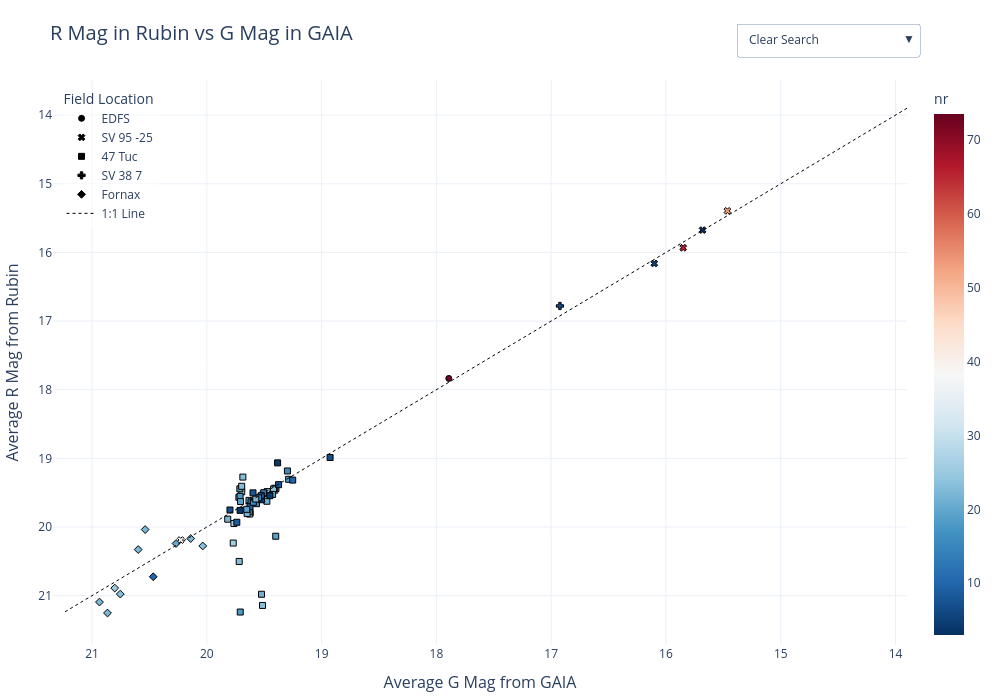

The code cell stored with this chart in its notebook:
### Code cell
diaObj_df["diaObjectId_str"] = diaObj_df["diaObjectId"].astype(str)
fig = px.scatter(
    diaObj_df[mask], 
    x="DR3_phot_g_mean_mag", 
    y="filt_mean_r_mag",
    color="nGoodr",
    symbol="DR3_field_loc_center",
    symbol_sequence=['circle', 'x', 'square', 'cross', 'diamond'],
    hover_name="diaObjectId_str",  
    color_continuous_scale=px.colors.diverging.RdBu_r,
    title="R Mag in Rubin vs G Mag in GAIA",
    hover_data=["in_Obj","DR3_best_classification"],
    labels={
        "in_Obj":"In Object Table",
        "DR3_phot_g_mean_mag": "Average G Mag from GAIA",
        "filt_mean_r_mag": "Average R Mag from Rubin",
        "nGoodr": "nr",
        "DR3_best_classification":"RRL Class"
    }
)


line_range = [
    min(diaObj_df["filt_mean_r_mag"].min(), diaObj_df["DR3_phot_g_mean_mag"].min()),
    max(diaObj_df["filt_mean_r_mag"].max(), diaObj_df["DR3_phot_g_mean_mag"].max())
]

fig.add_trace(
    go.Scatter(
        x=line_range, 
        y=line_range, 
        mode="lines", 
        line=dict(color="black", dash="dot", width=1),
        name="1:1 Line",
        showlegend=True,
        hoverinfo='skip' 
    )
)


fig.update_layout(
    xaxis=dict(autorange="reversed", title_font=dict(size=16)),
    yaxis=dict(autorange="reversed", title_font=dict(size=16)),
    title_font=dict(size=20),
    template="plotly_white",
    legend_title_text="Field Location",
    legend=dict(
        yanchor="top",
        y=0.99,
        xanchor="left",
        x=0.01,
        bgcolor="rgba(255, 255, 255, 0.5)" 
    )
)

id_list = diaObj_df["diaObjectId_str"].unique().tolist()

search_buttons = []

search_buttons.append(dict(
    args=[{"selectedpoints": [None]}],
    label="Clear Search",
    method="restyle"
))


for star_id in id_list:
    idx = diaObj_df.index[diaObj_df["diaObjectId_str"] == star_id].tolist()
    
    search_buttons.append(dict(
        args=[{"selectedpoints": [idx]}], # Highlights the specific point
        label=f"ID: {star_id}",
        method="restyle"
    ))

fig.update_layout(
    width=1000,  
    height=700,   
    margin=dict(l=50, r=50, t=80, b=50), 
    clickmode='event+select',
    updatemenus=[
        dict(
            buttons=search_buttons,
            direction="down",
            showactive=True,
            x=0.8, # Adjust position to not overlap your legend
            y=1.1,
            xanchor="left",
            yanchor="top",
            active=0
        )
    ]
)


fig.update_traces(marker=dict(line=dict(width=1, color='Black')))
fig.write_html(f"{extra_auto_path}/filt_mag_mag_interactive.html")
#fig.write_image(f"{png_auto_path}/filt_mag_mag_interactive.png",scale=3)
fig.show()

### Figure 1 — Plotly figure (JSON) as saved in the notebook; plotly's stock layout.template omitted (floating-point values rounded to 4 significant figures)
{"data": [{"customdata": [[true, "RRab"]], "hovertemplate": "<b>%{hovertext}</b><br><br>DR3_field_loc_center=EDFS<br>Average G Mag from GAIA=%{x}<br>Average R Mag from Rubin=%{y}<br>In Object Table=%{customdata[0]}<br>RRL Class=%{customdata[1]}<br>nr=%{marker.color}<extra></extra>", "hovertext": ["592913981740417050"], "legendgroup": "EDFS", "marker": {"color": [73], "coloraxis": "coloraxis", "line": {"color": "Black", "width": 1}, "symbol": "circle"}, "mode": "markers", "name": "EDFS", "orientation": "v", "showlegend": true, "type": "scatter", "x": [17.89], "xaxis": "x", "y": [17.84], "yaxis": "y"}, {"customdata": [[true, "RRc"], [true, "RRab"], [true, "RRab"], [true, "RRab"], [true, "RRab"]], "hovertemplate": "<b>%{hovertext}</b><br><br>DR3_field_loc_center=SV 95 -25<br>Average G Mag from GAIA=%{x}<br>Average R Mag from Rubin=%{y}<br>In Object Table=%{customdata[0]}<br>RRL Class=%{customdata[1]}<br>nr=%{marker.color}<extra></extra>", "hovertext": ["614436990573609020", "614438433682620451", "614431011979133047", "614439052157911527", "614439120877387848"], "legendgroup": "SV 95 -25", "marker": {"color": [66, 53, 39, 3, 5], "coloraxis": "coloraxis", "line": {"color": "Black", "width": 1}, "symbol": "x"}, "mode": "markers", "name": "SV 95 -25", "orientation": "v", "showlegend": true, "type": "scatter", "x": [15.85, 15.46, 20.23, 15.68, 16.1], "xaxis": "x", "y": [15.93, 15.39, 20.19, 15.67, 16.16], "yaxis": "y"}, {"customdata": [[false, "RRc"], [false, "RRab"], [false, "RRab"], [false, "RRab"], [false, "RRab"], [false, "RRab"], [false, "RRab"], [false, "RRab"], [false, "RRab"], [false, "RRab"], [false, "RRd"], [false, "RRc"], [false, "RRab"], [false, "RRab"], [false, "RRab"], [false, "RRab"], [false, "RRab"], [false, "RRab"], [false, "RRc"], [false, "RRab"], [false, "RRab"], [false, "RRab"], [false, "RRab"], [false, "RRab"], [false, "RRc"], [false, "RRab"], [false, "RRab"], [false, "RRab"], [false, "RRab"], [false, "RRc"], [false, "RRab"], [false, "RRc"], [false, "RRab"], [true, "RRab"], [false, "RRab"], [false, "RRab"], [false, "RRab"], [false, "RRab"], [false, "RRab"], [true, "RRd"], [false, "RRab"], [false, "RRab"], [false, "RRab"], [false, "RRab"], [false, "RRab"], [false, "RRc"], [false, "RRab"], [false, "RRab"], [false, "RRab"], [false, "RRab"]], "hovertemplate": "<b>%{hovertext}</b><br><br>DR3_field_loc_center=47 Tuc<br>Average G Mag from GAIA=%{x}<br>Average R Mag from Rubin=%{y}<br>In Object Table=%{customdata[0]}<br>RRL Class=%{customdata[1]}<br>nr=%{marker.color}<extra></extra>", "hovertext": ["579575943622820639", "579576699537065382", "579575943622820362", "579575874903343585", "579578073926598690", "579576699537065428", "579575874903343152", "579583915082121454", "579575943622821082", "579575943622820700", "579584602276888798", "579584602276888792", "579576012342296907", "579584602276888841", "579577386731835638", "579576562098112760", "579583296606830677", "579578623682412863", "579575943622820400", "579578142646075468", "579578623682412826", "579578692401889575", "579583915082121525", "579584602276888912", "579583915082121362", "579577455451308889", "579575256428052608", "579575256428052935", "579583227887354430", "579576562098112444", "579575874903343319", "579577386731832790", "579585289471656348", "579576768256541517", "579578623682412772", "579575806183866665", "579575256428052807", "579584602276889898", "579584533557411857", "579586045385900053", "579575256428052817", "579584602276889892", "579583915082122253", "579578073926600498", "579583915082121417", "579583983801598676", "579578073926601016", "579584602276889614", "579584533557412032", "579576699537071178"], "legendgroup": "47 Tuc", "marker": {"color": [28, 24, 26, 24, 26, 20, 24, 23, 20, 23, 24, 23, 16, 20, 18, 23, 22, 19, 28, 14, 10, 15, 21, 13, 16, 4, 10, 8, 18, 19, 27, 18, 16, 4, 7, 22, 4, 21, 8, 7, 4, 19, 19, 18, 23, 23, 21, 8, 9, 23], "coloraxis": "coloraxis", "line": {"color": "Black", "width": 1}, "symbol": "square"}, "mode": "markers", "name": "47 Tuc", "orientation": "v", "showlegend": true, "type": "scatter", "x": [19.4, 19.62, 19.77, 19.41, 19.63, 19.41, 19.42, 19.7, 19.63, 19.72, 19.47, 19.51, 19.3, 19.43, 19.63, 19.72, 19.82, 19.29, 19.53, 19.62, 19.62, 19.57, 19.48, 19.5, 19.6, 19.52, 19.25, 19.53, 19.71, 19.4, 19.76, 19.71, 19.55, 19.45, 18.93, 19.57, 19.38, 19.65, 19.6, 19.8, 19.71, 19.71, 19.65, 19.71, 19.69, 19.7, 19.52, 19.38, 19.74, 19.51], "xaxis": "x", "y": [19.44, 19.79, 20.23, 19.46, 19.81, 19.44, 19.45, 19.49, 19.61, 19.57, 19.48, 19.51, 19.18, 19.53, 19.78, 20.5, 19.89, 19.31, 19.55, 19.63, 19.7, 19.66, 19.63, 19.5, 19.64, 19.6, 19.32, 19.54, 19.55, 20.13, 19.95, 21.24, 19.58, 19.54, 18.99, 19.59, 19.07, 19.8, 19.5, 19.75, 19.76, 19.63, 19.74, 19.44, 19.27, 19.41, 20.98, 19.38, 19.93, 21.14], "yaxis": "y"}, {"customdata": [[true, "RRab"]], "hovertemplate": "<b>%{hovertext}</b><br><br>DR3_field_loc_center=SV 38 7<br>Average G Mag from GAIA=%{x}<br>Average R Mag from Rubin=%{y}<br>In Object Table=%{customdata[0]}<br>RRL Class=%{customdata[1]}<br>nr=%{marker.color}<extra></extra>", "hovertext": ["648375409829740567"], "legendgroup": "SV 38 7", "marker": {"color": [7], "coloraxis": "coloraxis", "line": {"color": "Black", "width": 1}, "symbol": "cross"}, "mode": "markers", "name": "SV 38 7", "orientation": "v", "showlegend": true, "type": "scatter", "x": [16.92], "xaxis": "x", "y": [16.78], "yaxis": "y"}, {"customdata": [[false, "RRab"], [false, "RRab"], [false, "RRc"], [false, "RRab"], [false, "RRab"], [false, "RRc"], [false, "RRab"], [false, "RRab"], [false, "RRc"], [false, "RRab"]], "hovertemplate": "<b>%{hovertext}</b><br><br>DR3_field_loc_center=Fornax<br>Average G Mag from GAIA=%{x}<br>Average R Mag from Rubin=%{y}<br>In Object Table=%{customdata[0]}<br>RRL Class=%{customdata[1]}<br>nr=%{marker.color}<extra></extra>", "hovertext": ["604064060438217129", "604064060438216798", "604064816352460877", "604064747632984333", "604064129157694658", "604064129157694654", "604064060438217317", "604064197877170956", "604063510682403181", "604062754768160433"], "legendgroup": "Fornax", "marker": {"color": [22, 20, 22, 23, 22, 25, 22, 23, 22, 10], "coloraxis": "coloraxis", "line": {"color": "Black", "width": 1}, "symbol": "diamond"}, "mode": "markers", "name": "Fornax", "orientation": "v", "showlegend": true, "type": "scatter", "x": [20.14, 20.27, 20.6, 20.04, 20.87, 20.8, 20.94, 20.75, 20.54, 20.47], "xaxis": "x", "y": [20.17, 20.24, 20.33, 20.28, 21.25, 20.89, 21.09, 20.98, 20.04, 20.72], "yaxis": "y"}, {"hoverinfo": "skip", "line": {"color": "black", "dash": "dot", "width": 1}, "marker": {"line": {"color": "Black", "width": 1}}, "mode": "lines", "name": "1:1 Line", "showlegend": true, "type": "scatter", "x": [13.9, 21.25], "y": [13.9, 21.25]}], "layout": {"clickmode": "event+select", "coloraxis": {"colorbar": {"title": {"text": "nr"}}, "colorscale": [[0, "rgb(5,48,97)"], [0.1, "rgb(33,102,172)"], [0.2, "rgb(67,147,195)"], [0.3, "rgb(146,197,222)"], [0.4, "rgb(209,229,240)"], [0.5, "rgb(247,247,247)"], [0.6, "rgb(253,219,199)"], [0.7, "rgb(244,165,130)"], [0.8, "rgb(214,96,77)"], [0.9, "rgb(178,24,43)"], [1, "rgb(103,0,31)"]]}, "height": 700, "legend": {"bgcolor": "rgba(255, 255, 255, 0.5)", "title": {"text": "Field Location"}, "tracegroupgap": 0, "x": 0.01, "xanchor": "left", "y": 0.99, "yanchor": "top"}, "margin": {"b": 50, "l": 50, "r": 50, "t": 80}, "title": {"font": {"size": 20}, "text": "R Mag in Rubin vs G Mag in GAIA"}, "updatemenus": [{"active": 0, "buttons": [{"args": [{"selectedpoints": [null]}], "label": "Clear Search", "method": "restyle"}, {"args": [{"selectedpoints": [[0]]}], "label": "ID: 592913981740417050", "method": "restyle"}, {"args": [{"selectedpoints": [[1]]}], "label": "ID: 614436990573609020", "method": "restyle"}, {"args": [{"selectedpoints": [[2]]}], "label": "ID: 614438433682620451", "method": "restyle"}, {"args": [{"selectedpoints": [[3]]}], "label": "ID: 614431011979133047", "method": "restyle"}, {"args": [{"selectedpoints": [[4]]}], "label": "ID: 579575943622820639", "method": "restyle"}, {"args": [{"selectedpoints": [[5]]}], "label": "ID: 579576699537065382", "method": "restyle"}, {"args": [{"selectedpoints": [[6]]}], "label": "ID: 579575943622820362", "method": "restyle"}, {"args": [{"selectedpoints": [[7]]}], "label": "ID: 579575874903343585", "method": "restyle"}, {"args": [{"selectedpoints": [[8]]}], "label": "ID: 579578073926598690", "method": "restyle"}, {"args": [{"selectedpoints": [[9]]}], "label": "ID: 579576699537065428", "method": "restyle"}, {"args": [{"selectedpoints": [[10]]}], "label": "ID: 579575874903343152", "method": "restyle"}, {"args": [{"selectedpoints": [[11]]}], "label": "ID: 579583915082121454", "method": "restyle"}, {"args": [{"selectedpoints": [[12]]}], "label": "ID: 579575943622821082", "method": "restyle"}, {"args": [{"selectedpoints": [[13]]}], "label": "ID: 579575943622820700", "method": "restyle"}, {"args": [{"selectedpoints": [[14]]}], "label": "ID: 579584602276888798", "method": "restyle"}, {"args": [{"selectedpoints": [[15]]}], "label": "ID: 579584602276888792", "method": "restyle"}, {"args": [{"selectedpoints": [[16]]}], "label": "ID: 579576012342296907", "method": "restyle"}, {"args": [{"selectedpoints": [[17]]}], "label": "ID: 579584602276888841", "method": "restyle"}, {"args": [{"selectedpoints": [[18]]}], "label": "ID: 579577386731835638", "method": "restyle"}, {"args": [{"selectedpoints": [[19]]}], "label": "ID: 579576562098112760", "method": "restyle"}, {"args": [{"selectedpoints": [[20]]}], "label": "ID: 579583296606830677", "method": "restyle"}, {"args": [{"selectedpoints": [[21]]}], "label": "ID: 579578623682412863", "method": "restyle"}, {"args": [{"selectedpoints": [[22]]}], "label": "ID: 579575943622820400", "method": "restyle"}, {"args": [{"selectedpoints": [[23]]}], "label": "ID: 579578142646075468", "method": "restyle"}, {"args": [{"selectedpoints": [[24]]}], "label": "ID: 648375409829740567", "method": "restyle"}, {"args": [{"selectedpoints": [[25]]}], "label": "ID: 579578623682412826", "method": "restyle"}, {"args": [{"selectedpoints": [[26]]}], "label": "ID: 604064060438217129", "method": "restyle"}, {"args": [{"selectedpoints": [[27]]}], "label": "ID: 579578692401889575", "method": "restyle"}, {"args": [{"selectedpoints": [[28]]}], "label": "ID: 604064060438216798", "method": "restyle"}, {"args": [{"selectedpoints": [[29]]}], "label": "ID: 579583915082121525", "method": "restyle"}, {"args": [{"selectedpoints": [[30]]}], "label": "ID: 579584602276888912", "method": "restyle"}, {"args": [{"selectedpoints": [[31]]}], "label": "ID: 604064816352460877", "method": "restyle"}, {"args": [{"selectedpoints": [[32]]}], "label": "ID: 614439052157911527", "method": "restyle"}, {"args": [{"selectedpoints": [[33]]}], "label": "ID: 579583915082121362", "method": "restyle"}, {"args": [{"selectedpoints": [[34]]}], "label": "ID: 604064747632984333", "method": "restyle"}, {"args": [{"selectedpoints": [[35]]}], "label": "ID: 579577455451308889", "method": "restyle"}, {"args": [{"selectedpoints": [[36]]}], "label": "ID: 604064129157694658", "method": "restyle"}, {"args": [{"selectedpoints": [[37]]}], "label": "ID: 579575256428052608", "method": "restyle"}, {"args": [{"selectedpoints": [[38]]}], "label": "ID: 579575256428052935", "method": "restyle"}, {"args": [{"selectedpoints": [[39]]}], "label": "ID: 604064129157694654", "method": "restyle"}, {"args": [{"selectedpoints": [[40]]}], "label": "ID: 579583227887354430", "method": "restyle"}, {"args": [{"selectedpoints": [[41]]}], "label": "ID: 579576562098112444", "method": "restyle"}, {"args": [{"selectedpoints": [[42]]}], "label": "ID: 579575874903343319", "method": "restyle"}, {"args": [{"selectedpoints": [[43]]}], "label": "ID: 579577386731832790", "method": "restyle"}, {"args": [{"selectedpoints": [[44]]}], "label": "ID: 579585289471656348", "method": "restyle"}, {"args": [{"selectedpoints": [[45]]}], "label": "ID: 614439120877387848", "method": "restyle"}, {"args": [{"selectedpoints": [[46]]}], "label": "ID: 579576768256541517", "method": "restyle"}, {"args": [{"selectedpoints": [[47]]}], "label": "ID: 579578623682412772", "method": "restyle"}, {"args": [{"selectedpoints": [[48]]}], "label": "ID: 604064060438217317", "method": "restyle"}, {"args": [{"selectedpoints": [[49]]}], "label": "ID: 579575806183866665", "method": "restyle"}, {"args": [{"selectedpoints": [[50]]}], "label": "ID: 579575256428052807", "method": "restyle"}, {"args": [{"selectedpoints": [[51]]}], "label": "ID: 579584602276889898", "method": "restyle"}, {"args": [{"selectedpoints": [[52]]}], "label": "ID: 579584533557411857", "method": "restyle"}, {"args": [{"selectedpoints": [[53]]}], "label": "ID: 650026120380416015", "method": "restyle"}, {"args": [{"selectedpoints": [[54]]}], "label": "ID: 579586045385900053", "method": "restyle"}, {"args": [{"selectedpoints": [[55]]}], "label": "ID: 579575256428052817", "method": "restyle"}, {"args": [{"selectedpoints": [[56]]}], "label": "ID: 604064197877170956", "method": "restyle"}, {"args": [{"selectedpoints": [[57]]}], "label": "ID: 579584602276889892", "method": "restyle"}, {"args": [{"selectedpoints": [[58]]}], "label": "ID: 579578761121366624", "method": "restyle"}, {"args": [{"selectedpoints": [[59]]}], "label": "ID: 579583915082122253", "method": "restyle"}, {"args": [{"selectedpoints": [[60]]}], "label": "ID: 604063510682403181", "method": "restyle"}, {"args": [{"selectedpoints": [[61]]}], "label": "ID: 579578073926600498", "method": "restyle"}, {"args": [{"selectedpoints": [[62]]}], "label": "ID: 605447864541249749", "method": "restyle"}, {"args": [{"selectedpoints": [[63]]}], "label": "ID: 579583915082121417", "method": "restyle"}, {"args": [{"selectedpoints": [[64]]}], "label": "ID: 579578623682413554", "method": "restyle"}, {"args": [{"selectedpoints": [[65]]}], "label": "ID: 579583983801598676", "method": "restyle"}, {"args": [{"selectedpoints": [[66]]}], "label": "ID: 579576836976017478", "method": "restyle"}, {"args": [{"selectedpoints": [[67]]}], "label": "ID: 579578073926601016", "method": "restyle"}, {"args": [{"selectedpoints": [[68]]}], "label": "ID: 579585976666423409", "method": "restyle"}, {"args": [{"selectedpoints": [[69]]}], "label": "ID: 579574569233285135", "method": "restyle"}, {"args": [{"selectedpoints": [[70]]}], "label": "ID: 579584602276889614", "method": "restyle"}, {"args": [{"selectedpoints": [[71]]}], "label": "ID: 579583915082122929", "method": "restyle"}, {"args": [{"selectedpoints": [[72]]}], "label": "ID: 579578692401891372", "method": "restyle"}, {"args": [{"selectedpoints": [[73]]}], "label": "ID: 579584533557412032", "method": "restyle"}, {"args": [{"selectedpoints": [[74]]}], "label": "ID: 579578211365552184", "method": "restyle"}, {"args": [{"selectedpoints": [[75]]}], "label": "ID: 579576699537071178", "method": "restyle"}, {"args": [{"selectedpoints": [[76]]}], "label": "ID: 579575187708576418", "method": "restyle"}, {"args": [{"selectedpoints": [[77]]}], "label": "ID: 579578623682413757", "method": "restyle"}, {"args": [{"selectedpoints": [[78]]}], "label": "ID: 648367026053579380", "method": "restyle"}, {"args": [{"selectedpoints": [[79]]}], "label": "ID: 648363727518695436", "method": "restyle"}, {"args": [{"selectedpoints": [[80]]}], "label": "ID: 604062754768160433", "method": "restyle"}, {"args": [{"selectedpoints": [[81]]}], "label": "ID: 579577524170785196", "method": "restyle"}, {"args": [{"selectedpoints": [[82]]}], "label": "ID: 579583227887354659", "method": "restyle"}, {"args": [{"selectedpoints": [[83]]}], "label": "ID: 579583846362644646", "method": "restyle"}, {"args": [{"selectedpoints": [[84]]}], "label": "ID: 579583846362644892", "method": "restyle"}, {"args": [{"selectedpoints": [[85]]}], "label": "ID: 579583159167877148", "method": "restyle"}], "direction": "down", "showactive": true, "x": 0.8, "xanchor": "left", "y": 1.1, "yanchor": "top"}], "width": 1000, "xaxis": {"anchor": "y", "autorange": "reversed", "domain": [0, 1], "title": {"font": {"size": 16}, "text": "Average G Mag from GAIA"}}, "yaxis": {"anchor": "x", "autorange": "reversed", "domain": [0, 1], "title": {"font": {"size": 16}, "text": "Average R Mag from Rubin"}}}}
